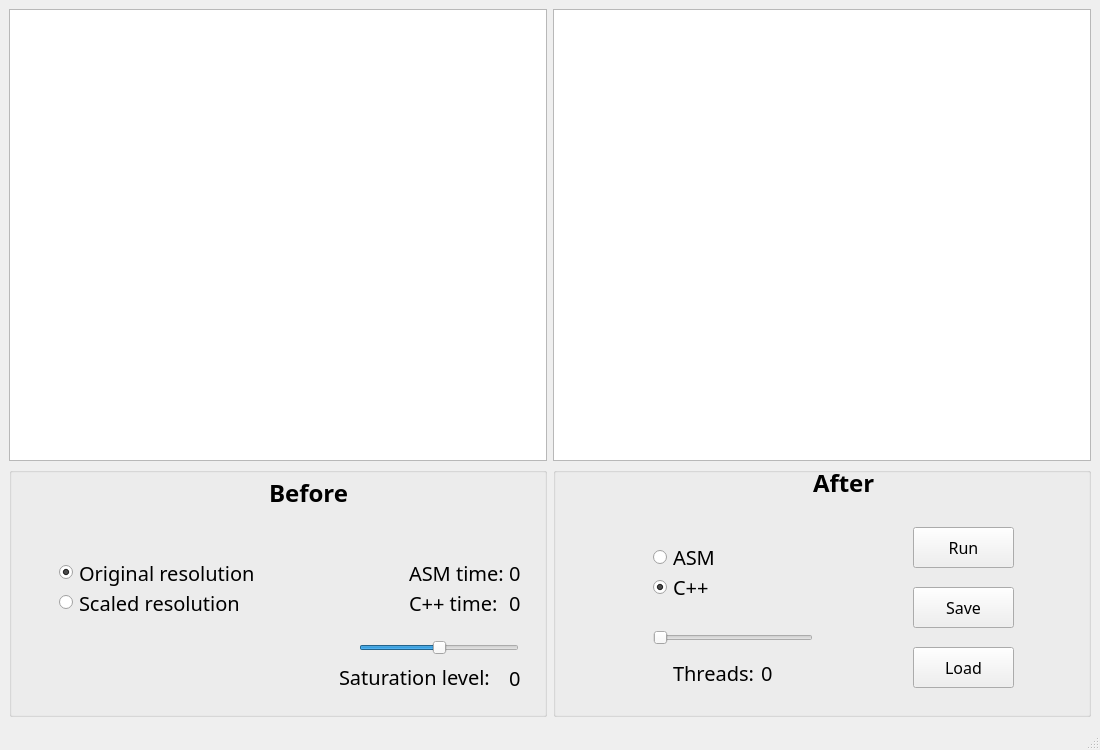
<?xml version="1.0" encoding="UTF-8"?>
<ui version="4.0">
 <class>MainWindow</class>
 <widget class="QMainWindow" name="MainWindow">
  <property name="geometry">
   <rect>
    <x>0</x>
    <y>0</y>
    <width>1100</width>
    <height>750</height>
   </rect>
  </property>
  <property name="minimumSize">
   <size>
    <width>1100</width>
    <height>600</height>
   </size>
  </property>
  <property name="maximumSize">
   <size>
    <width>1920</width>
    <height>1080</height>
   </size>
  </property>
  <property name="font">
   <font>
    <pointsize>12</pointsize>
   </font>
  </property>
  <property name="windowTitle">
   <string>MainWindow</string>
  </property>
  <widget class="QWidget" name="centralwidget">
   <layout class="QHBoxLayout" name="horizontalLayout_3">
    <item>
     <layout class="QVBoxLayout" name="verticalLayout">
      <item>
       <layout class="QHBoxLayout" name="horizontalLayout">
        <item>
         <widget class="QGraphicsView" name="originalPicture"/>
        </item>
        <item>
         <widget class="QGraphicsView" name="resultPicture"/>
        </item>
       </layout>
      </item>
      <item>
       <layout class="QHBoxLayout" name="horizontalLayout_2">
        <item>
         <widget class="QGroupBox" name="BeforeGroupBox">
          <property name="title">
           <string/>
          </property>
          <widget class="QRadioButton" name="scaledResButton">
           <property name="geometry">
            <rect>
             <x>50</x>
             <y>120</y>
             <width>181</width>
             <height>31</height>
            </rect>
           </property>
           <property name="font">
            <font>
             <family>Century Gothic</family>
             <pointsize>15</pointsize>
            </font>
           </property>
           <property name="text">
            <string>Scaled resolution</string>
           </property>
          </widget>
          <widget class="QLabel" name="satLvlLabel">
           <property name="geometry">
            <rect>
             <x>500</x>
             <y>200</y>
             <width>61</width>
             <height>21</height>
            </rect>
           </property>
           <property name="font">
            <font>
             <family>Century Gothic</family>
             <pointsize>15</pointsize>
            </font>
           </property>
           <property name="text">
            <string>0</string>
           </property>
          </widget>
          <widget class="QLabel" name="cppTimeLabel">
           <property name="geometry">
            <rect>
             <x>500</x>
             <y>120</y>
             <width>41</width>
             <height>31</height>
            </rect>
           </property>
           <property name="font">
            <font>
             <family>Century Gothic</family>
             <pointsize>15</pointsize>
            </font>
           </property>
           <property name="text">
            <string>0</string>
           </property>
          </widget>
          <widget class="QSlider" name="saturationSlider">
           <property name="geometry">
            <rect>
             <x>350</x>
             <y>170</y>
             <width>160</width>
             <height>22</height>
            </rect>
           </property>
           <property name="minimumSize">
            <size>
             <width>160</width>
             <height>0</height>
            </size>
           </property>
           <property name="minimum">
            <number>-100</number>
           </property>
           <property name="maximum">
            <number>100</number>
           </property>
           <property name="singleStep">
            <number>1</number>
           </property>
           <property name="orientation">
            <enum>Qt::Horizontal</enum>
           </property>
          </widget>
          <widget class="QLabel" name="label_4">
           <property name="geometry">
            <rect>
             <x>400</x>
             <y>90</y>
             <width>131</width>
             <height>31</height>
            </rect>
           </property>
           <property name="sizePolicy">
            <sizepolicy hsizetype="Ignored" vsizetype="Preferred">
             <horstretch>0</horstretch>
             <verstretch>0</verstretch>
            </sizepolicy>
           </property>
           <property name="font">
            <font>
             <family>Century Gothic</family>
             <pointsize>15</pointsize>
            </font>
           </property>
           <property name="text">
            <string>ASM time:</string>
           </property>
          </widget>
          <widget class="QLabel" name="label_6">
           <property name="geometry">
            <rect>
             <x>330</x>
             <y>200</y>
             <width>171</width>
             <height>20</height>
            </rect>
           </property>
           <property name="font">
            <font>
             <family>Century Gothic</family>
             <pointsize>15</pointsize>
            </font>
           </property>
           <property name="text">
            <string>Saturation level: </string>
           </property>
          </widget>
          <widget class="QLabel" name="label">
           <property name="geometry">
            <rect>
             <x>260</x>
             <y>10</y>
             <width>101</width>
             <height>31</height>
            </rect>
           </property>
           <property name="font">
            <font>
             <family>Century Gothic</family>
             <pointsize>18</pointsize>
             <bold>true</bold>
            </font>
           </property>
           <property name="text">
            <string>Before</string>
           </property>
          </widget>
          <widget class="QLabel" name="asmTimeLabel">
           <property name="geometry">
            <rect>
             <x>500</x>
             <y>90</y>
             <width>41</width>
             <height>31</height>
            </rect>
           </property>
           <property name="font">
            <font>
             <family>Century Gothic</family>
             <pointsize>15</pointsize>
            </font>
           </property>
           <property name="text">
            <string>0</string>
           </property>
          </widget>
          <widget class="QRadioButton" name="originalResButton">
           <property name="geometry">
            <rect>
             <x>50</x>
             <y>90</y>
             <width>211</width>
             <height>31</height>
            </rect>
           </property>
           <property name="font">
            <font>
             <family>Century Gothic</family>
             <pointsize>15</pointsize>
            </font>
           </property>
           <property name="text">
            <string>Original resolution</string>
           </property>
           <property name="checked">
            <bool>true</bool>
           </property>
          </widget>
          <widget class="QLabel" name="label_5">
           <property name="geometry">
            <rect>
             <x>400</x>
             <y>120</y>
             <width>121</width>
             <height>31</height>
            </rect>
           </property>
           <property name="font">
            <font>
             <family>Century Gothic</family>
             <pointsize>15</pointsize>
            </font>
           </property>
           <property name="text">
            <string>C++ time:</string>
           </property>
          </widget>
         </widget>
        </item>
        <item>
         <widget class="QGroupBox" name="AfterGroupBox">
          <property name="minimumSize">
           <size>
            <width>0</width>
            <height>250</height>
           </size>
          </property>
          <property name="title">
           <string/>
          </property>
          <widget class="QLabel" name="label_2">
           <property name="geometry">
            <rect>
             <x>260</x>
             <y>0</y>
             <width>91</width>
             <height>31</height>
            </rect>
           </property>
           <property name="font">
            <font>
             <family>Century Gothic</family>
             <pointsize>18</pointsize>
             <bold>true</bold>
            </font>
           </property>
           <property name="text">
            <string>After</string>
           </property>
          </widget>
          <widget class="QLabel" name="label_3">
           <property name="geometry">
            <rect>
             <x>120</x>
             <y>190</y>
             <width>81</width>
             <height>31</height>
            </rect>
           </property>
           <property name="font">
            <font>
             <family>Century Gothic</family>
             <pointsize>15</pointsize>
            </font>
           </property>
           <property name="text">
            <string>Threads: </string>
           </property>
          </widget>
          <widget class="QPushButton" name="runButton">
           <property name="geometry">
            <rect>
             <x>360</x>
             <y>60</y>
             <width>101</width>
             <height>41</height>
            </rect>
           </property>
           <property name="font">
            <font>
             <family>Century Gothic</family>
             <pointsize>12</pointsize>
            </font>
           </property>
           <property name="text">
            <string>Run</string>
           </property>
          </widget>
          <widget class="QPushButton" name="saveButton">
           <property name="geometry">
            <rect>
             <x>360</x>
             <y>120</y>
             <width>101</width>
             <height>41</height>
            </rect>
           </property>
           <property name="font">
            <font>
             <family>Century Gothic</family>
             <pointsize>12</pointsize>
            </font>
           </property>
           <property name="text">
            <string>Save</string>
           </property>
          </widget>
          <widget class="QPushButton" name="loadButton">
           <property name="geometry">
            <rect>
             <x>360</x>
             <y>180</y>
             <width>101</width>
             <height>41</height>
            </rect>
           </property>
           <property name="font">
            <font>
             <family>Century Gothic</family>
             <pointsize>12</pointsize>
            </font>
           </property>
           <property name="text">
            <string>Load</string>
           </property>
          </widget>
          <widget class="QRadioButton" name="cppRadioButton">
           <property name="geometry">
            <rect>
             <x>100</x>
             <y>110</y>
             <width>89</width>
             <height>20</height>
            </rect>
           </property>
           <property name="font">
            <font>
             <family>Century Gothic</family>
             <pointsize>15</pointsize>
            </font>
           </property>
           <property name="text">
            <string>C++</string>
           </property>
           <property name="checked">
            <bool>true</bool>
           </property>
          </widget>
          <widget class="QLabel" name="threadsNumLabel">
           <property name="geometry">
            <rect>
             <x>208</x>
             <y>190</y>
             <width>51</width>
             <height>31</height>
            </rect>
           </property>
           <property name="font">
            <font>
             <family>Century Gothic</family>
             <pointsize>15</pointsize>
            </font>
           </property>
           <property name="text">
            <string>0</string>
           </property>
          </widget>
          <widget class="QRadioButton" name="asmRadioButton">
           <property name="geometry">
            <rect>
             <x>100</x>
             <y>80</y>
             <width>89</width>
             <height>20</height>
            </rect>
           </property>
           <property name="font">
            <font>
             <family>Century Gothic</family>
             <pointsize>15</pointsize>
            </font>
           </property>
           <property name="text">
            <string>ASM</string>
           </property>
          </widget>
          <widget class="QSlider" name="threadsSlider">
           <property name="geometry">
            <rect>
             <x>100</x>
             <y>160</y>
             <width>160</width>
             <height>22</height>
            </rect>
           </property>
           <property name="font">
            <font>
             <family>Century Gothic</family>
             <pointsize>12</pointsize>
            </font>
           </property>
           <property name="orientation">
            <enum>Qt::Horizontal</enum>
           </property>
          </widget>
         </widget>
        </item>
       </layout>
      </item>
     </layout>
    </item>
   </layout>
  </widget>
  <widget class="QMenuBar" name="menubar">
   <property name="geometry">
    <rect>
     <x>0</x>
     <y>0</y>
     <width>1100</width>
     <height>28</height>
    </rect>
   </property>
  </widget>
  <widget class="QStatusBar" name="statusbar">
   <property name="enabled">
    <bool>true</bool>
   </property>
  </widget>
 </widget>
 <resources/>
 <connections/>
</ui>
